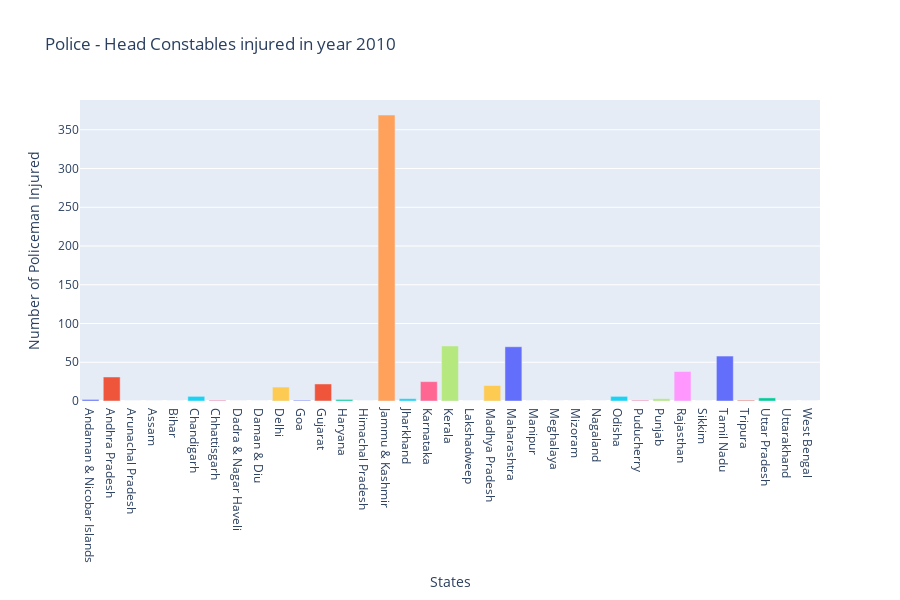

Notebook code for this chart:
### Code cell
year = set1['Year'].values
vals = set1['Police_Injured_Total_Policemen'].values
groupname = list(set(set1['Group_Name'].values))
# print(groupname)
gn = set1['Group_Name'].values
fvals =[]
states = set1['Area_Name'].values
fstates = []
for i in range(len(vals)):
    if ((year[i] == 2010) and (gn[i] == 'Police - Head Constables')):
        fvals.append(vals[i])
        fstates.append(states[i])
named_colorscales = px.colors.named_colorscales()
fig = px.bar(set1, x=fstates, y=fvals, title="Police - Head Constables injured in year 2010",height=600 ,color= named_colorscales[:len(fvals)])
fig.update_layout(xaxis_title="States",
    yaxis_title="Number of Policeman Injured")
fig.update_layout(showlegend=False)
fig.show()


#There were 12 states with no Head Constables injured in 2010

### Figure 1 — Plotly figure (JSON) as saved in the notebook; plotly's stock layout.template omitted (floating-point values rounded to 4 significant figures)
{"data": [{"alignmentgroup": "True", "hovertemplate": "color=aggrnyl<br>x=%{x}<br>y=%{y}<extra></extra>", "legendgroup": "aggrnyl", "marker": {"color": "#636efa"}, "name": "aggrnyl", "offsetgroup": "aggrnyl", "orientation": "v", "showlegend": true, "textposition": "auto", "type": "bar", "x": ["Andaman & Nicobar Islands"], "xaxis": "x", "y": [2], "yaxis": "y"}, {"alignmentgroup": "True", "hovertemplate": "color=agsunset<br>x=%{x}<br>y=%{y}<extra></extra>", "legendgroup": "agsunset", "marker": {"color": "#EF553B"}, "name": "agsunset", "offsetgroup": "agsunset", "orientation": "v", "showlegend": true, "textposition": "auto", "type": "bar", "x": ["Andhra Pradesh"], "xaxis": "x", "y": [31], "yaxis": "y"}, {"alignmentgroup": "True", "hovertemplate": "color=blackbody<br>x=%{x}<br>y=%{y}<extra></extra>", "legendgroup": "blackbody", "marker": {"color": "#00cc96"}, "name": "blackbody", "offsetgroup": "blackbody", "orientation": "v", "showlegend": true, "textposition": "auto", "type": "bar", "x": ["Arunachal Pradesh"], "xaxis": "x", "y": [0], "yaxis": "y"}, {"alignmentgroup": "True", "hovertemplate": "color=bluered<br>x=%{x}<br>y=%{y}<extra></extra>", "legendgroup": "bluered", "marker": {"color": "#ab63fa"}, "name": "bluered", "offsetgroup": "bluered", "orientation": "v", "showlegend": true, "textposition": "auto", "type": "bar", "x": ["Assam"], "xaxis": "x", "y": [0], "yaxis": "y"}, {"alignmentgroup": "True", "hovertemplate": "color=blues<br>x=%{x}<br>y=%{y}<extra></extra>", "legendgroup": "blues", "marker": {"color": "#FFA15A"}, "name": "blues", "offsetgroup": "blues", "orientation": "v", "showlegend": true, "textposition": "auto", "type": "bar", "x": ["Bihar"], "xaxis": "x", "y": [0], "yaxis": "y"}, {"alignmentgroup": "True", "hovertemplate": "color=blugrn<br>x=%{x}<br>y=%{y}<extra></extra>", "legendgroup": "blugrn", "marker": {"color": "#19d3f3"}, "name": "blugrn", "offsetgroup": "blugrn", "orientation": "v", "showlegend": true, "textposition": "auto", "type": "bar", "x": ["Chandigarh"], "xaxis": "x", "y": [6], "yaxis": "y"}, {"alignmentgroup": "True", "hovertemplate": "color=bluyl<br>x=%{x}<br>y=%{y}<extra></extra>", "legendgroup": "bluyl", "marker": {"color": "#FF6692"}, "name": "bluyl", "offsetgroup": "bluyl", "orientation": "v", "showlegend": true, "textposition": "auto", "type": "bar", "x": ["Chhattisgarh"], "xaxis": "x", "y": [1], "yaxis": "y"}, {"alignmentgroup": "True", "hovertemplate": "color=brwnyl<br>x=%{x}<br>y=%{y}<extra></extra>", "legendgroup": "brwnyl", "marker": {"color": "#B6E880"}, "name": "brwnyl", "offsetgroup": "brwnyl", "orientation": "v", "showlegend": true, "textposition": "auto", "type": "bar", "x": ["Dadra & Nagar Haveli"], "xaxis": "x", "y": [0], "yaxis": "y"}, {"alignmentgroup": "True", "hovertemplate": "color=bugn<br>x=%{x}<br>y=%{y}<extra></extra>", "legendgroup": "bugn", "marker": {"color": "#FF97FF"}, "name": "bugn", "offsetgroup": "bugn", "orientation": "v", "showlegend": true, "textposition": "auto", "type": "bar", "x": ["Daman & Diu"], "xaxis": "x", "y": [0], "yaxis": "y"}, {"alignmentgroup": "True", "hovertemplate": "color=bupu<br>x=%{x}<br>y=%{y}<extra></extra>", "legendgroup": "bupu", "marker": {"color": "#FECB52"}, "name": "bupu", "offsetgroup": "bupu", "orientation": "v", "showlegend": true, "textposition": "auto", "type": "bar", "x": ["Delhi"], "xaxis": "x", "y": [18], "yaxis": "y"}, {"alignmentgroup": "True", "hovertemplate": "color=burg<br>x=%{x}<br>y=%{y}<extra></extra>", "legendgroup": "burg", "marker": {"color": "#636efa"}, "name": "burg", "offsetgroup": "burg", "orientation": "v", "showlegend": true, "textposition": "auto", "type": "bar", "x": ["Goa"], "xaxis": "x", "y": [1], "yaxis": "y"}, {"alignmentgroup": "True", "hovertemplate": "color=burgyl<br>x=%{x}<br>y=%{y}<extra></extra>", "legendgroup": "burgyl", "marker": {"color": "#EF553B"}, "name": "burgyl", "offsetgroup": "burgyl", "orientation": "v", "showlegend": true, "textposition": "auto", "type": "bar", "x": ["Gujarat"], "xaxis": "x", "y": [22], "yaxis": "y"}, {"alignmentgroup": "True", "hovertemplate": "color=cividis<br>x=%{x}<br>y=%{y}<extra></extra>", "legendgroup": "cividis", "marker": {"color": "#00cc96"}, "name": "cividis", "offsetgroup": "cividis", "orientation": "v", "showlegend": true, "textposition": "auto", "type": "bar", "x": ["Haryana"], "xaxis": "x", "y": [2], "yaxis": "y"}, {"alignmentgroup": "True", "hovertemplate": "color=darkmint<br>x=%{x}<br>y=%{y}<extra></extra>", "legendgroup": "darkmint", "marker": {"color": "#ab63fa"}, "name": "darkmint", "offsetgroup": "darkmint", "orientation": "v", "showlegend": true, "textposition": "auto", "type": "bar", "x": ["Himachal Pradesh"], "xaxis": "x", "y": [0], "yaxis": "y"}, {"alignmentgroup": "True", "hovertemplate": "color=electric<br>x=%{x}<br>y=%{y}<extra></extra>", "legendgroup": "electric", "marker": {"color": "#FFA15A"}, "name": "electric", "offsetgroup": "electric", "orientation": "v", "showlegend": true, "textposition": "auto", "type": "bar", "x": ["Jammu & Kashmir"], "xaxis": "x", "y": [369], "yaxis": "y"}, {"alignmentgroup": "True", "hovertemplate": "color=emrld<br>x=%{x}<br>y=%{y}<extra></extra>", "legendgroup": "emrld", "marker": {"color": "#19d3f3"}, "name": "emrld", "offsetgroup": "emrld", "orientation": "v", "showlegend": true, "textposition": "auto", "type": "bar", "x": ["Jharkhand"], "xaxis": "x", "y": [3], "yaxis": "y"}, {"alignmentgroup": "True", "hovertemplate": "color=gnbu<br>x=%{x}<br>y=%{y}<extra></extra>", "legendgroup": "gnbu", "marker": {"color": "#FF6692"}, "name": "gnbu", "offsetgroup": "gnbu", "orientation": "v", "showlegend": true, "textposition": "auto", "type": "bar", "x": ["Karnataka"], "xaxis": "x", "y": [25], "yaxis": "y"}, {"alignmentgroup": "True", "hovertemplate": "color=greens<br>x=%{x}<br>y=%{y}<extra></extra>", "legendgroup": "greens", "marker": {"color": "#B6E880"}, "name": "greens", "offsetgroup": "greens", "orientation": "v", "showlegend": true, "textposition": "auto", "type": "bar", "x": ["Kerala"], "xaxis": "x", "y": [71], "yaxis": "y"}, {"alignmentgroup": "True", "hovertemplate": "color=greys<br>x=%{x}<br>y=%{y}<extra></extra>", "legendgroup": "greys", "marker": {"color": "#FF97FF"}, "name": "greys", "offsetgroup": "greys", "orientation": "v", "showlegend": true, "textposition": "auto", "type": "bar", "x": ["Lakshadweep"], "xaxis": "x", "y": [0], "yaxis": "y"}, {"alignmentgroup": "True", "hovertemplate": "color=hot<br>x=%{x}<br>y=%{y}<extra></extra>", "legendgroup": "hot", "marker": {"color": "#FECB52"}, "name": "hot", "offsetgroup": "hot", "orientation": "v", "showlegend": true, "textposition": "auto", "type": "bar", "x": ["Madhya Pradesh"], "xaxis": "x", "y": [20], "yaxis": "y"}, {"alignmentgroup": "True", "hovertemplate": "color=inferno<br>x=%{x}<br>y=%{y}<extra></extra>", "legendgroup": "inferno", "marker": {"color": "#636efa"}, "name": "inferno", "offsetgroup": "inferno", "orientation": "v", "showlegend": true, "textposition": "auto", "type": "bar", "x": ["Maharashtra"], "xaxis": "x", "y": [70], "yaxis": "y"}, {"alignmentgroup": "True", "hovertemplate": "color=jet<br>x=%{x}<br>y=%{y}<extra></extra>", "legendgroup": "jet", "marker": {"color": "#EF553B"}, "name": "jet", "offsetgroup": "jet", "orientation": "v", "showlegend": true, "textposition": "auto", "type": "bar", "x": ["Manipur"], "xaxis": "x", "y": [0], "yaxis": "y"}, {"alignmentgroup": "True", "hovertemplate": "color=magenta<br>x=%{x}<br>y=%{y}<extra></extra>", "legendgroup": "magenta", "marker": {"color": "#00cc96"}, "name": "magenta", "offsetgroup": "magenta", "orientation": "v", "showlegend": true, "textposition": "auto", "type": "bar", "x": ["Meghalaya"], "xaxis": "x", "y": [0], "yaxis": "y"}, {"alignmentgroup": "True", "hovertemplate": "color=magma<br>x=%{x}<br>y=%{y}<extra></extra>", "legendgroup": "magma", "marker": {"color": "#ab63fa"}, "name": "magma", "offsetgroup": "magma", "orientation": "v", "showlegend": true, "textposition": "auto", "type": "bar", "x": ["Mizoram"], "xaxis": "x", "y": [0], "yaxis": "y"}, {"alignmentgroup": "True", "hovertemplate": "color=mint<br>x=%{x}<br>y=%{y}<extra></extra>", "legendgroup": "mint", "marker": {"color": "#FFA15A"}, "name": "mint", "offsetgroup": "mint", "orientation": "v", "showlegend": true, "textposition": "auto", "type": "bar", "x": ["Nagaland"], "xaxis": "x", "y": [0], "yaxis": "y"}, {"alignmentgroup": "True", "hovertemplate": "color=orrd<br>x=%{x}<br>y=%{y}<extra></extra>", "legendgroup": "orrd", "marker": {"color": "#19d3f3"}, "name": "orrd", "offsetgroup": "orrd", "orientation": "v", "showlegend": true, "textposition": "auto", "type": "bar", "x": ["Odisha"], "xaxis": "x", "y": [6], "yaxis": "y"}, {"alignmentgroup": "True", "hovertemplate": "color=oranges<br>x=%{x}<br>y=%{y}<extra></extra>", "legendgroup": "oranges", "marker": {"color": "#FF6692"}, "name": "oranges", "offsetgroup": "oranges", "orientation": "v", "showlegend": true, "textposition": "auto", "type": "bar", "x": ["Puducherry"], "xaxis": "x", "y": [1], "yaxis": "y"}, {"alignmentgroup": "True", "hovertemplate": "color=oryel<br>x=%{x}<br>y=%{y}<extra></extra>", "legendgroup": "oryel", "marker": {"color": "#B6E880"}, "name": "oryel", "offsetgroup": "oryel", "orientation": "v", "showlegend": true, "textposition": "auto", "type": "bar", "x": ["Punjab"], "xaxis": "x", "y": [3], "yaxis": "y"}, {"alignmentgroup": "True", "hovertemplate": "color=peach<br>x=%{x}<br>y=%{y}<extra></extra>", "legendgroup": "peach", "marker": {"color": "#FF97FF"}, "name": "peach", "offsetgroup": "peach", "orientation": "v", "showlegend": true, "textposition": "auto", "type": "bar", "x": ["Rajasthan"], "xaxis": "x", "y": [38], "yaxis": "y"}, {"alignmentgroup": "True", "hovertemplate": "color=pinkyl<br>x=%{x}<br>y=%{y}<extra></extra>", "legendgroup": "pinkyl", "marker": {"color": "#FECB52"}, "name": "pinkyl", "offsetgroup": "pinkyl", "orientation": "v", "showlegend": true, "textposition": "auto", "type": "bar", "x": ["Sikkim"], "xaxis": "x", "y": [0], "yaxis": "y"}, {"alignmentgroup": "True", "hovertemplate": "color=plasma<br>x=%{x}<br>y=%{y}<extra></extra>", "legendgroup": "plasma", "marker": {"color": "#636efa"}, "name": "plasma", "offsetgroup": "plasma", "orientation": "v", "showlegend": true, "textposition": "auto", "type": "bar", "x": ["Tamil Nadu"], "xaxis": "x", "y": [58], "yaxis": "y"}, {"alignmentgroup": "True", "hovertemplate": "color=plotly3<br>x=%{x}<br>y=%{y}<extra></extra>", "legendgroup": "plotly3", "marker": {"color": "#EF553B"}, "name": "plotly3", "offsetgroup": "plotly3", "orientation": "v", "showlegend": true, "textposition": "auto", "type": "bar", "x": ["Tripura"], "xaxis": "x", "y": [1], "yaxis": "y"}, {"alignmentgroup": "True", "hovertemplate": "color=pubu<br>x=%{x}<br>y=%{y}<extra></extra>", "legendgroup": "pubu", "marker": {"color": "#00cc96"}, "name": "pubu", "offsetgroup": "pubu", "orientation": "v", "showlegend": true, "textposition": "auto", "type": "bar", "x": ["Uttar Pradesh"], "xaxis": "x", "y": [4], "yaxis": "y"}, {"alignmentgroup": "True", "hovertemplate": "color=pubugn<br>x=%{x}<br>y=%{y}<extra></extra>", "legendgroup": "pubugn", "marker": {"color": "#ab63fa"}, "name": "pubugn", "offsetgroup": "pubugn", "orientation": "v", "showlegend": true, "textposition": "auto", "type": "bar", "x": ["Uttarakhand"], "xaxis": "x", "y": [0], "yaxis": "y"}, {"alignmentgroup": "True", "hovertemplate": "color=purd<br>x=%{x}<br>y=%{y}<extra></extra>", "legendgroup": "purd", "marker": {"color": "#FFA15A"}, "name": "purd", "offsetgroup": "purd", "orientation": "v", "showlegend": true, "textposition": "auto", "type": "bar", "x": ["West Bengal"], "xaxis": "x", "y": [0], "yaxis": "y"}], "layout": {"barmode": "relative", "height": 600, "legend": {"title": {"text": "color"}, "tracegroupgap": 0}, "showlegend": false, "title": {"text": "Police - Head Constables injured in year 2010"}, "xaxis": {"anchor": "y", "domain": [0, 1], "title": {"text": "States"}}, "yaxis": {"anchor": "x", "domain": [0, 1], "title": {"text": "Number of Policeman Injured"}}}}
